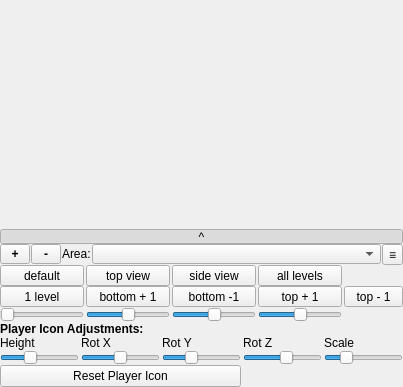
<?xml version="1.0" encoding="UTF-8"?>
<ui version="4.0">
 <class>mapper</class>
 <widget class="QWidget" name="mapper">
  <property name="geometry">
   <rect>
    <x>0</x>
    <y>0</y>
    <width>403</width>
    <height>387</height>
   </rect>
  </property>
  <property name="sizePolicy">
   <sizepolicy hsizetype="Expanding" vsizetype="Expanding">
    <horstretch>0</horstretch>
    <verstretch>0</verstretch>
   </sizepolicy>
  </property>
  <layout class="QVBoxLayout" name="verticalLayout_mapper">
   <property name="spacing">
    <number>0</number>
   </property>
   <property name="leftMargin">
    <number>0</number>
   </property>
   <property name="topMargin">
    <number>0</number>
   </property>
   <property name="rightMargin">
    <number>0</number>
   </property>
   <property name="bottomMargin">
    <number>0</number>
   </property>
   <item>
    <widget class="T2DMap" name="mp2dMap" native="true">
     <property name="sizePolicy">
      <sizepolicy hsizetype="Expanding" vsizetype="Expanding">
       <horstretch>0</horstretch>
       <verstretch>0</verstretch>
      </sizepolicy>
     </property>
    </widget>
   </item>
   <item>
    <widget class="QToolButton" name="toolButton_togglePanel">
     <property name="sizePolicy">
      <sizepolicy hsizetype="Expanding" vsizetype="Fixed">
       <horstretch>0</horstretch>
       <verstretch>0</verstretch>
      </sizepolicy>
     </property>
     <property name="maximumSize">
      <size>
       <width>16777215</width>
       <height>15</height>
      </size>
     </property>
     <property name="text">
      <string>^</string>
     </property>
     <property name="checkable">
      <bool>true</bool>
     </property>
     <property name="checked">
      <bool>true</bool>
     </property>
    </widget>
   </item>
   <item>
    <widget class="QWidget" name="widget_panel" native="true">
     <property name="sizePolicy">
      <sizepolicy hsizetype="Expanding" vsizetype="Fixed">
       <horstretch>0</horstretch>
       <verstretch>0</verstretch>
      </sizepolicy>
     </property>
     <property name="maximumSize">
      <size>
       <width>16777215</width>
       <height>200</height>
      </size>
     </property>
     <property name="autoFillBackground">
      <bool>true</bool>
     </property>
     <layout class="QVBoxLayout" name="verticalLayout_panel">
      <property name="spacing">
       <number>0</number>
      </property>
      <property name="leftMargin">
       <number>0</number>
      </property>
      <property name="topMargin">
       <number>0</number>
      </property>
      <property name="rightMargin">
       <number>0</number>
      </property>
      <property name="bottomMargin">
       <number>0</number>
      </property>
      <item>
       <widget class="QWidget" name="widget_topRow" native="true">
        <property name="sizePolicy">
         <sizepolicy hsizetype="Expanding" vsizetype="Expanding">
          <horstretch>0</horstretch>
          <verstretch>0</verstretch>
         </sizepolicy>
        </property>
        <property name="minimumSize">
         <size>
          <width>0</width>
          <height>0</height>
         </size>
        </property>
        <property name="maximumSize">
         <size>
          <width>16777215</width>
          <height>16777215</height>
         </size>
        </property>
        <layout class="QHBoxLayout" name="horizontalLayout_topRow">
         <property name="spacing">
          <number>1</number>
         </property>
         <property name="leftMargin">
          <number>0</number>
         </property>
         <property name="topMargin">
          <number>0</number>
         </property>
         <property name="rightMargin">
          <number>0</number>
         </property>
         <property name="bottomMargin">
          <number>0</number>
         </property>
         <item>
          <widget class="QWidget" name="widget_panControls" native="true">
           <property name="sizePolicy">
            <sizepolicy hsizetype="Fixed" vsizetype="Fixed">
             <horstretch>0</horstretch>
             <verstretch>0</verstretch>
            </sizepolicy>
           </property>
           <property name="maximumSize">
            <size>
             <width>61</width>
             <height>22</height>
            </size>
           </property>
           <layout class="QHBoxLayout" name="horizontalLayout_panControls">
            <property name="spacing">
             <number>1</number>
            </property>
            <property name="leftMargin">
             <number>0</number>
            </property>
            <property name="topMargin">
             <number>0</number>
            </property>
            <property name="rightMargin">
             <number>0</number>
            </property>
            <property name="bottomMargin">
             <number>0</number>
            </property>
            <item>
             <widget class="QToolButton" name="toolButton_shiftZup">
              <property name="sizePolicy">
               <sizepolicy hsizetype="Fixed" vsizetype="Fixed">
                <horstretch>0</horstretch>
                <verstretch>0</verstretch>
               </sizepolicy>
              </property>
              <property name="minimumSize">
               <size>
                <width>30</width>
                <height>20</height>
               </size>
              </property>
              <property name="maximumSize">
               <size>
                <width>30</width>
                <height>20</height>
               </size>
              </property>
              <property name="font">
               <font>
                <bold>true</bold>
               </font>
              </property>
              <property name="text">
               <string notr="true">+</string>
              </property>
             </widget>
            </item>
            <item>
             <widget class="QToolButton" name="toolButton_shiftZdown">
              <property name="sizePolicy">
               <sizepolicy hsizetype="Fixed" vsizetype="Fixed">
                <horstretch>0</horstretch>
                <verstretch>0</verstretch>
               </sizepolicy>
              </property>
              <property name="minimumSize">
               <size>
                <width>30</width>
                <height>20</height>
               </size>
              </property>
              <property name="maximumSize">
               <size>
                <width>30</width>
                <height>20</height>
               </size>
              </property>
              <property name="font">
               <font>
                <bold>true</bold>
               </font>
              </property>
              <property name="text">
               <string notr="true">-</string>
              </property>
             </widget>
            </item>
           </layout>
          </widget>
         </item>
         <item>
          <widget class="QLabel" name="label_area">
           <property name="sizePolicy">
            <sizepolicy hsizetype="Fixed" vsizetype="Fixed">
             <horstretch>0</horstretch>
             <verstretch>0</verstretch>
            </sizepolicy>
           </property>
           <property name="maximumSize">
            <size>
             <width>16777215</width>
             <height>20</height>
            </size>
           </property>
           <property name="text">
            <string>Area:</string>
           </property>
          </widget>
         </item>
         <item>
          <widget class="QComboBox" name="comboBox_showArea">
           <property name="sizePolicy">
            <sizepolicy hsizetype="Expanding" vsizetype="Fixed">
             <horstretch>0</horstretch>
             <verstretch>0</verstretch>
            </sizepolicy>
           </property>
           <property name="maximumSize">
            <size>
             <width>16777215</width>
             <height>20</height>
            </size>
           </property>
           <property name="insertPolicy">
            <enum>QComboBox::InsertAlphabetically</enum>
           </property>
           <property name="modelColumn">
            <number>0</number>
           </property>
          </widget>
         </item>
         <item>
          <widget class="QToolButton" name="toolButton_mapperMenu">
           <property name="sizePolicy">
            <sizepolicy hsizetype="Fixed" vsizetype="Fixed">
             <horstretch>0</horstretch>
             <verstretch>0</verstretch>
            </sizepolicy>
           </property>
           <property name="text">
            <string>≡</string>
           </property>
           <property name="toolTip">
            <string>Mapper display options</string>
           </property>
           <property name="popupMode">
            <enum>QToolButton::InstantPopup</enum>
           </property>
          </widget>
         </item>
        </layout>
       </widget>
      </item>
      <item>
       <widget class="QWidget" name="widget_3DControls" native="true">
        <property name="sizePolicy">
         <sizepolicy hsizetype="Expanding" vsizetype="Fixed">
          <horstretch>0</horstretch>
          <verstretch>0</verstretch>
         </sizepolicy>
        </property>
        <layout class="QGridLayout" name="gridLayout_3DControls">
         <property name="leftMargin">
          <number>0</number>
         </property>
         <property name="topMargin">
          <number>0</number>
         </property>
         <property name="rightMargin">
          <number>0</number>
         </property>
         <property name="bottomMargin">
          <number>0</number>
         </property>
         <property name="horizontalSpacing">
          <number>2</number>
         </property>
         <property name="verticalSpacing">
          <number>0</number>
         </property>
         <item row="0" column="0">
          <widget class="QToolButton" name="pushButton_defaultView">
           <property name="sizePolicy">
            <sizepolicy hsizetype="Expanding" vsizetype="Fixed">
             <horstretch>0</horstretch>
             <verstretch>0</verstretch>
            </sizepolicy>
           </property>
           <property name="maximumSize">
            <size>
             <width>16777215</width>
             <height>16777215</height>
            </size>
           </property>
           <property name="text">
            <string>default</string>
           </property>
          </widget>
         </item>
         <item row="0" column="1">
          <widget class="QToolButton" name="pushButton_topView">
           <property name="sizePolicy">
            <sizepolicy hsizetype="Expanding" vsizetype="Fixed">
             <horstretch>0</horstretch>
             <verstretch>0</verstretch>
            </sizepolicy>
           </property>
           <property name="text">
            <string>top view</string>
           </property>
          </widget>
         </item>
         <item row="0" column="2">
          <widget class="QToolButton" name="pushButton_sideView">
           <property name="sizePolicy">
            <sizepolicy hsizetype="Expanding" vsizetype="Fixed">
             <horstretch>0</horstretch>
             <verstretch>0</verstretch>
            </sizepolicy>
           </property>
           <property name="text">
            <string>side view</string>
           </property>
          </widget>
         </item>
         <item row="0" column="3">
          <widget class="QToolButton" name="pushButton_ortho">
           <property name="sizePolicy">
            <sizepolicy hsizetype="Expanding" vsizetype="Fixed">
             <horstretch>0</horstretch>
             <verstretch>0</verstretch>
            </sizepolicy>
           </property>
           <property name="text">
            <string>all levels</string>
           </property>
          </widget>
         </item>
         <item row="1" column="0">
          <widget class="QToolButton" name="pushButton_singleLevel">
           <property name="sizePolicy">
            <sizepolicy hsizetype="Expanding" vsizetype="Fixed">
             <horstretch>0</horstretch>
             <verstretch>0</verstretch>
            </sizepolicy>
           </property>
           <property name="text">
            <string>1 level</string>
           </property>
          </widget>
         </item>
         <item row="1" column="1">
          <widget class="QToolButton" name="pushButton_increaseBottom">
           <property name="sizePolicy">
            <sizepolicy hsizetype="Expanding" vsizetype="Fixed">
             <horstretch>0</horstretch>
             <verstretch>0</verstretch>
            </sizepolicy>
           </property>
           <property name="text">
            <string>bottom + 1</string>
           </property>
          </widget>
         </item>
         <item row="1" column="2">
          <widget class="QToolButton" name="pushButton_reduceBottom">
           <property name="sizePolicy">
            <sizepolicy hsizetype="Expanding" vsizetype="Fixed">
             <horstretch>0</horstretch>
             <verstretch>0</verstretch>
            </sizepolicy>
           </property>
           <property name="text">
            <string>bottom -1</string>
           </property>
          </widget>
         </item>
         <item row="1" column="3">
          <widget class="QToolButton" name="pushButton_increaseTop">
           <property name="sizePolicy">
            <sizepolicy hsizetype="Expanding" vsizetype="Fixed">
             <horstretch>0</horstretch>
             <verstretch>0</verstretch>
            </sizepolicy>
           </property>
           <property name="text">
            <string>top + 1</string>
           </property>
          </widget>
         </item>
         <item row="1" column="4">
          <widget class="QToolButton" name="pushButton_reduceTop">
           <property name="sizePolicy">
            <sizepolicy hsizetype="Expanding" vsizetype="Fixed">
             <horstretch>0</horstretch>
             <verstretch>0</verstretch>
            </sizepolicy>
           </property>
           <property name="text">
            <string>top - 1</string>
           </property>
          </widget>
         </item>
         <item row="2" column="0">
          <widget class="QSlider" name="slider_scale">
           <property name="maximumSize">
            <size>
             <width>16777215</width>
             <height>25</height>
            </size>
           </property>
           <property name="minimum">
            <number>0</number>
           </property>
           <property name="maximum">
            <number>1000</number>
           </property>
           <property name="pageStep">
            <number>1</number>
           </property>
           <property name="value">
            <number>1</number>
           </property>
           <property name="orientation">
            <enum>Qt::Horizontal</enum>
           </property>
          </widget>
         </item>
         <item row="2" column="1">
          <widget class="QSlider" name="slider_zRot">
           <property name="maximumSize">
            <size>
             <width>16777215</width>
             <height>25</height>
            </size>
           </property>
           <property name="minimum">
            <number>-360</number>
           </property>
           <property name="maximum">
            <number>360</number>
           </property>
           <property name="pageStep">
            <number>1</number>
           </property>
           <property name="value">
            <number>10</number>
           </property>
           <property name="orientation">
            <enum>Qt::Horizontal</enum>
           </property>
          </widget>
         </item>
         <item row="2" column="2">
          <widget class="QSlider" name="slider_yRot">
           <property name="maximumSize">
            <size>
             <width>16777215</width>
             <height>25</height>
            </size>
           </property>
           <property name="minimum">
            <number>-360</number>
           </property>
           <property name="maximum">
            <number>360</number>
           </property>
           <property name="pageStep">
            <number>1</number>
           </property>
           <property name="value">
            <number>5</number>
           </property>
           <property name="orientation">
            <enum>Qt::Horizontal</enum>
           </property>
          </widget>
         </item>
         <item row="2" column="3">
          <widget class="QSlider" name="slider_xRot">
           <property name="maximumSize">
            <size>
             <width>16777215</width>
             <height>25</height>
            </size>
           </property>
           <property name="minimum">
            <number>-100</number>
           </property>
           <property name="maximum">
            <number>100</number>
           </property>
           <property name="pageStep">
            <number>1</number>
           </property>
           <property name="value">
            <number>1</number>
           </property>
           <property name="orientation">
            <enum>Qt::Horizontal</enum>
           </property>
          </widget>
         </item>
        </layout>
       </widget>
      </item>
      <item>
       <widget class="QWidget" name="widget_playerIconControls" native="true">
        <property name="sizePolicy">
         <sizepolicy hsizetype="Expanding" vsizetype="Fixed">
          <horstretch>0</horstretch>
          <verstretch>0</verstretch>
         </sizepolicy>
        </property>
        <layout class="QGridLayout" name="gridLayout_playerIconControls">
         <property name="leftMargin">
          <number>0</number>
         </property>
         <property name="topMargin">
          <number>0</number>
         </property>
         <property name="rightMargin">
          <number>0</number>
         </property>
         <property name="bottomMargin">
          <number>0</number>
         </property>
         <property name="horizontalSpacing">
          <number>2</number>
         </property>
         <property name="verticalSpacing">
          <number>0</number>
         </property>
         <item row="0" column="0" colspan="5">
          <widget class="QLabel" name="label_playerIconTitle">
           <property name="text">
            <string>Player Icon Adjustments:</string>
           </property>
           <property name="styleSheet">
            <string notr="true">QLabel { font-weight: bold; }</string>
           </property>
          </widget>
         </item>
         <item row="1" column="0">
          <widget class="QLabel" name="label_iconHeight">
           <property name="text">
            <string>Height</string>
           </property>
          </widget>
         </item>
         <item row="1" column="1">
          <widget class="QLabel" name="label_iconRotX">
           <property name="text">
            <string>Rot X</string>
           </property>
          </widget>
         </item>
         <item row="1" column="2">
          <widget class="QLabel" name="label_iconRotY">
           <property name="text">
            <string>Rot Y</string>
           </property>
          </widget>
         </item>
         <item row="1" column="3">
          <widget class="QLabel" name="label_iconRotZ">
           <property name="text">
            <string>Rot Z</string>
           </property>
          </widget>
         </item>
         <item row="1" column="4">
          <widget class="QLabel" name="label_iconScale">
           <property name="text">
            <string>Scale</string>
           </property>
          </widget>
         </item>
         <item row="2" column="0">
          <widget class="QSlider" name="slider_playerIconHeight">
           <property name="maximumSize">
            <size>
             <width>16777215</width>
             <height>25</height>
            </size>
           </property>
           <property name="minimum">
            <number>-200</number>
           </property>
           <property name="maximum">
            <number>500</number>
           </property>
           <property name="pageStep">
            <number>10</number>
           </property>
           <property name="value">
            <number>51</number>
           </property>
           <property name="orientation">
            <enum>Qt::Horizontal</enum>
           </property>
           <property name="toolTip">
            <string>Adjust player icon height (-2.0 to +5.0 units)</string>
           </property>
          </widget>
         </item>
         <item row="2" column="1">
          <widget class="QSlider" name="slider_playerIconRotX">
           <property name="maximumSize">
            <size>
             <width>16777215</width>
             <height>25</height>
            </size>
           </property>
           <property name="minimum">
            <number>-180</number>
           </property>
           <property name="maximum">
            <number>180</number>
           </property>
           <property name="pageStep">
            <number>5</number>
           </property>
           <property name="value">
            <number>1</number>
           </property>
           <property name="orientation">
            <enum>Qt::Horizontal</enum>
           </property>
           <property name="toolTip">
            <string>Rotate player icon around X axis (-180° to +180°)</string>
           </property>
          </widget>
         </item>
         <item row="2" column="2">
          <widget class="QSlider" name="slider_playerIconRotY">
           <property name="maximumSize">
            <size>
             <width>16777215</width>
             <height>25</height>
            </size>
           </property>
           <property name="minimum">
            <number>-180</number>
           </property>
           <property name="maximum">
            <number>180</number>
           </property>
           <property name="pageStep">
            <number>5</number>
           </property>
           <property name="value">
            <number>-56</number>
           </property>
           <property name="orientation">
            <enum>Qt::Horizontal</enum>
           </property>
           <property name="toolTip">
            <string>Rotate player icon around Y axis (-180° to +180°)</string>
           </property>
          </widget>
         </item>
         <item row="2" column="3">
          <widget class="QSlider" name="slider_playerIconRotZ">
           <property name="maximumSize">
            <size>
             <width>16777215</width>
             <height>25</height>
            </size>
           </property>
           <property name="minimum">
            <number>-180</number>
           </property>
           <property name="maximum">
            <number>180</number>
           </property>
           <property name="pageStep">
            <number>5</number>
           </property>
           <property name="value">
            <number>20</number>
           </property>
           <property name="orientation">
            <enum>Qt::Horizontal</enum>
           </property>
           <property name="toolTip">
            <string>Rotate player icon around Z axis (-180° to +180°)</string>
           </property>
          </widget>
         </item>
         <item row="2" column="4">
          <widget class="QSlider" name="slider_playerIconScale">
           <property name="maximumSize">
            <size>
             <width>16777215</width>
             <height>25</height>
            </size>
           </property>
           <property name="minimum">
            <number>10</number>
           </property>
           <property name="maximum">
            <number>200</number>
           </property>
           <property name="pageStep">
            <number>5</number>
           </property>
           <property name="value">
            <number>55</number>
           </property>
           <property name="orientation">
            <enum>Qt::Horizontal</enum>
           </property>
           <property name="toolTip">
            <string>Adjust player icon scale (0.001 to 0.02)</string>
           </property>
          </widget>
         </item>
         <item row="3" column="0" colspan="3">
          <widget class="QPushButton" name="pushButton_resetPlayerIcon">
           <property name="text">
            <string>Reset Player Icon</string>
           </property>
           <property name="toolTip">
            <string>Reset player icon adjustments to default values</string>
           </property>
          </widget>
         </item>
        </layout>
       </widget>
      </item>
     </layout>
    </widget>
   </item>
  </layout>
 </widget>
 <customwidgets>
  <customwidget>
   <class>T2DMap</class>
   <extends>QWidget</extends>
   <header location="global">T2DMap.h</header>
   <container>1</container>
  </customwidget>
 </customwidgets>
 <resources/>
 <connections/>
</ui>
